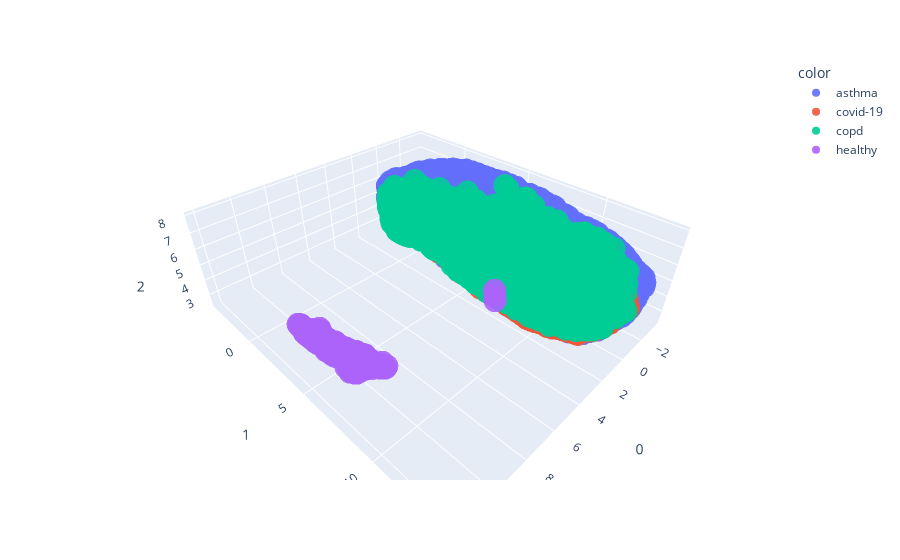

The code cell stored with this chart in its notebook:
### Code cell
# 3D Representation of the feature embedding
fig_3d = px.scatter_3d(
    umap_embedding, x=0, y=1, z=2,
    color=dataset["disease"], opacity=0.9)

fig_3d.show()

### Figure 1 — Plotly figure (JSON) as saved in the notebook; plotly's stock layout.template omitted (floating-point values rounded to 4 significant figures; data arrays with more than 128 entries replaced by an {"elided": "..."} marker saying what was removed)
{"data": [{"hovertemplate": "color=asthma<br>0=%{x}<br>1=%{y}<br>2=%{z}<extra></extra>", "legendgroup": "asthma", "marker": {"color": "#636efa", "opacity": 0.9, "symbol": "circle"}, "mode": "markers", "name": "asthma", "scene": "scene", "showlegend": true, "type": "scatter3d", "x": {"elided": "20771 float values"}, "y": {"elided": "20771 float values"}, "z": {"elided": "20771 float values"}}, {"hovertemplate": "color=covid-19<br>0=%{x}<br>1=%{y}<br>2=%{z}<extra></extra>", "legendgroup": "covid-19", "marker": {"color": "#EF553B", "opacity": 0.9, "symbol": "circle"}, "mode": "markers", "name": "covid-19", "scene": "scene", "showlegend": true, "type": "scatter3d", "x": {"elided": "3169 float values"}, "y": {"elided": "3169 float values"}, "z": {"elided": "3169 float values"}}, {"hovertemplate": "color=copd<br>0=%{x}<br>1=%{y}<br>2=%{z}<extra></extra>", "legendgroup": "copd", "marker": {"color": "#00cc96", "opacity": 0.9, "symbol": "circle"}, "mode": "markers", "name": "copd", "scene": "scene", "showlegend": true, "type": "scatter3d", "x": {"elided": "5302 float values"}, "y": {"elided": "5302 float values"}, "z": {"elided": "5302 float values"}}, {"hovertemplate": "color=healthy<br>0=%{x}<br>1=%{y}<br>2=%{z}<extra></extra>", "legendgroup": "healthy", "marker": {"color": "#ab63fa", "opacity": 0.9, "symbol": "circle"}, "mode": "markers", "name": "healthy", "scene": "scene", "showlegend": true, "type": "scatter3d", "x": {"elided": "637 float values"}, "y": {"elided": "637 float values"}, "z": {"elided": "637 float values"}}], "layout": {"legend": {"title": {"text": "color"}, "tracegroupgap": 0}, "margin": {"t": 60}, "scene": {"domain": {"x": [0, 1], "y": [0, 1]}, "xaxis": {"title": {"text": "0"}}, "yaxis": {"title": {"text": "1"}}, "zaxis": {"title": {"text": "2"}}}}}
